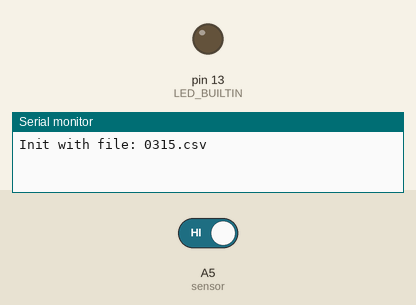
A sketch run on a simulated Arduino Uno, built with avr-gcc and run on an emulated ATmega328P. Parts: output pins drawn as LEDs (lit = HIGH), the last lines printed to the serial monitor. Inputs (shaded band) come from the test bench; at power-on: A5 (sensor) HIGH. The local clock reads 2024-03-15 10:24:30 at power-on unless the sketch sets it; storage starts empty.

Above: at 3.2 s.
3.3 s: A5 (sensor) driven LOW
At 3.8 s:
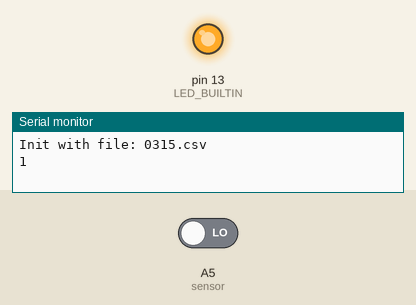
4.8 s: A5 (sensor) driven HIGH
At 5.5 s:
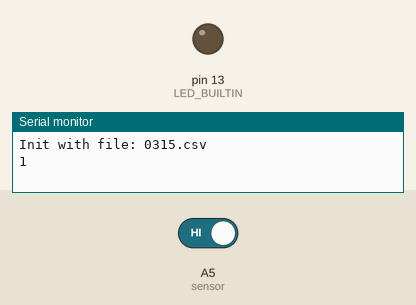
Timing chart, 0 to 7.8 s (numbered marks = the images above; inputs shaded):
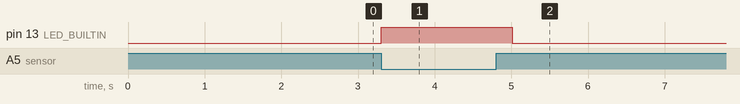

Measured:
- after the input at 3.3 s, pin 13 (LED_BUILTIN): LOW → HIGH at once
- after the input at 4.8 s, pin 13 (LED_BUILTIN): HIGH → LOW after 0.21 s

The sketch:

PAW_Pignatelli.ino
```cpp
// (licence header left out)
// Packages to Include
#include <RTClib.h>
#include <SD.h>  //load SD module packages

#define CS_PIN 10
static bool WRITE_DATA = true;

// Init RTC
RTC_PCF8523 rtc;

// Init storage variables
int const sensor = A5;          //hall effect sensor pin
int hallState;                  //numeric variable for hall field intensity
int wheelcount = 0;             //number of wheel rotations
char filename[] = "00000.CSV";  //CSV file name, char vector
File myFile;                    //variable for indexing into CSV file
char timeBuffer[9];             // Buffer for HH:mm:ss

// INITIAL CODE SETUP
void setup() {
  pinMode(sensor, INPUT_PULLUP);
  pinMode(LED_BUILTIN, OUTPUT);
  Serial.begin(9600);
  delay(2000);  // dumb wait to connect

  // Setup RTC
  if (!rtc.begin()) {
    Serial.println("Couldn't find RTC");
    Serial.flush();
    while (1) delay(10);
  }

  if (!rtc.initialized() || rtc.lostPower()) {
    Serial.println("RTC is NOT initialized, let's set the time!");
    // When time needs to be set on a new device, or after a power loss, the
    // following line sets the RTC to the date & time this sketch was compiled
    rtc.adjust(DateTime(F(__DATE__), F(__TIME__)));
    // This line sets the RTC with an explicit date & time, for example to set
    // January 21, 2014 at 3am you would call:
    // rtc.adjust(DateTime(2014, 1, 21, 3, 0, 0));
    //
    // Note: allow 2 seconds after inserting battery or applying external power
    // without battery before calling adjust(). This gives the PCF8523's
    // crystal oscillator time to stabilize. If you call adjust() very quickly
    // after the RTC is powered, lostPower() may still return true.
  }
  rtc.start();

  if (!WRITE_DATA) {
    Serial.println("DEBUG MODE --- NOT WRITING");
  }

  //Write initial output file
  DateTime now = rtc.now();
  getFileName(now);  //assess date
  SD.begin(CS_PIN);  //microSD CS pin
  myFile = SD.open(filename, FILE_WRITE);
  if (!myFile) {
    while (1) {
      Serial.println("Error opening file! Please reset.");
      digitalWrite(LED_BUILTIN, !digitalRead(LED_BUILTIN));
      delay(500);
    }
  }
  myFile.println("Rotation, Time");  //column header init
  myFile.close();                    //close CSV file
  Serial.print("Init with file: ");
  Serial.println(filename);
}

// MAIN CODE LOOP
void loop() {
  // Reading Hall State
  int hallState = digitalRead(sensor);  //Read hall sensor
  if (hallState)                        //when magnetic field is not detected
  {
    digitalWrite(LED_BUILTIN, LOW);  //do nothing, field is above threshold
  } else                             //when magnetic field is detected, write to csv
  {
    wheelcount++;  //add rotation count
    Serial.println(wheelcount);
    while (!hallState)  //field falls below threshold, init write procedures
    {
      hallState = digitalRead(sensor);  //Read hall sensor
      digitalWrite(LED_BUILTIN, HIGH);  //do nothing - prevents writing while stationary
    }
    if (WRITE_DATA) {
      // CSV Writing
      DateTime now = rtc.now();
      getFileName(now);  //potentially update current date, if new day

      // Check the Date
      if (SD.exists(filename)) {
        //do nothing - file is already there
      } else {
        //New Day - Start New File                          //START A NEW CSV FILE
        myFile = SD.open(filename, FILE_WRITE);  //open CSV file
        myFile.println("Rotation, Time");        //column header init
        myFile.close();                          //close CSV file
        wheelcount = 1;                          //reset wheelcount
      }

      myFile = SD.open(filename, FILE_WRITE);  //open CSV file
      if (myFile) {
        myFile.print(wheelcount);  //number of rotations
        myFile.print(",");         //comma delineator
        snprintf(timeBuffer, sizeof(timeBuffer), "%02d:%02d:%02d", now.hour(), now.minute(), now.second());
        myFile.println(timeBuffer);
        myFile.close();  //close CSV file
      } else {
        while (1) {
          Serial.println("Error opening file! Please reset.");
          digitalWrite(LED_BUILTIN, !digitalRead(LED_BUILTIN));
          delay(500);
        }
      }
      delay(200);  //min time between rotations in ms, users may choose to edit this
    }
  }
}


// FUNCTION FOR DATE RETRIEVAL
void getFileName(DateTime now) {
  // Get month and day as integers
  int month = now.month();
  int day = now.day();

  // Format the filename as MMDD.csv
  sprintf(filename, "%02d%02d.csv", month, day);
}
```
